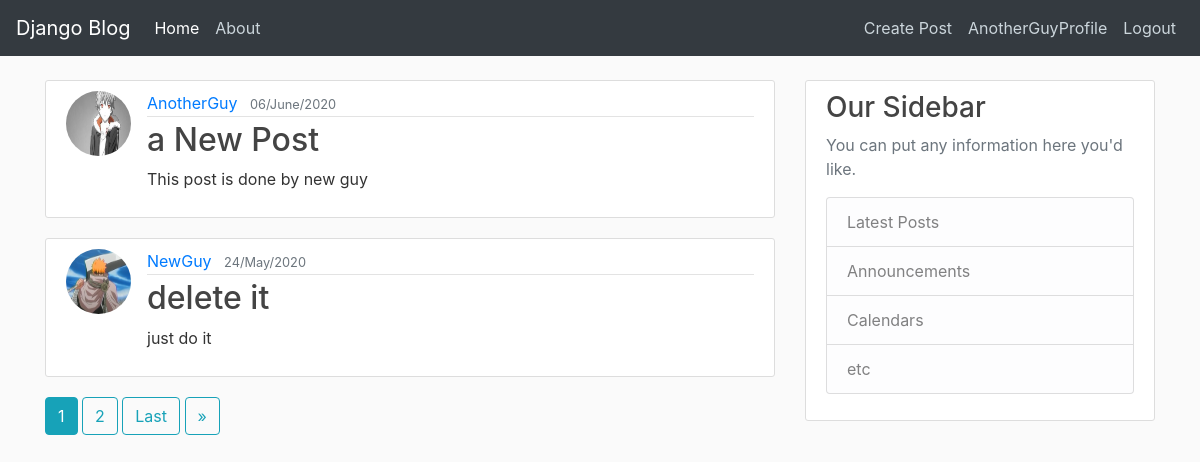
Screenshot of / (signed in) with the database file from the repository.
### blog/models.py (models this page shows, shortened)
class Post(models.Model):
    title=models.CharField(max_length=100)
    content=models.TextField()
    date_created=models.DateTimeField(default=timezone.now)
    likes=models.ManyToManyField(User,related_name='like',blank=True)
    comments=models.ManyToManyField(Comment,blank=True)
    author=models.ForeignKey(User,on_delete=models.CASCADE,related_name='author')

### users/models.py (models this page shows, shortened)
class Profile(models.Model):
    user=models.OneToOneField(User,on_delete=models.CASCADE)
    image=models.ImageField(default='./profile_pics/default.jpg',upload_to="profile_pics")

### blog/views.py (the view)
# urls.py: path('', views.PostListView.as_view(),name="blog-home"),
class PostListView(ListView):
    model=Post
    template_name='blog/home.html'
    context_object_name='posts'
    ordering=['-date_created']
    paginate_by=2

### blog/templates/blog/home.html (shortened to what this page needs)
{% extends "blog/base.html" %}
{% block content %}
    {% for post in posts %}
        <article class="media content-section">
          <img class="rounded-circle article-img" src="{{ post.author.profile.image.url }}">
          <div class="media-body">
            <div class="article-metadata">
              <a class="mr-2" href="{% url 'other-user' post.author %}">{{ post.author }}</a>
              <small class="text-muted">{{ post.date_created|date:"d/F/Y" }}</small>
            </div>
            <h2><a class="article-title" href="{% url 'post-details' post.id %}">{{ post.title }}</a></h2>
            <p class="article-content">{{ post.content }}</p>
          </div>
        </article>
    {% endfor %}
    {% if is_paginated %}
      {% for num in page_obj.paginator.page_range %}
        {% if page_obj.number == num %}
          <a class="btn btn-info mb-4" href="?page={{ num }}">{{ num }}</a>
        {% elif num > page_obj.number|add:'-3' and num < page_obj.number|add:'3' %}
          <a class="btn btn-outline-info mb-4" href="?page={{ num }}">{{ num }}</a>
        {% endif %}
      {% endfor %}
      {% if page_obj.has_next %}
        <a class="btn btn-outline-info mb-4" href="?page={{ page_obj.paginator.num_pages }}">Last</a>
        <a class="btn btn-outline-info mb-4" href="?page={{ page_obj.next_page_number }}">&raquo;</a>
      {% endif %}
    {% endif %}
{% endblock content %}

### blog/templates/blog/base.html (shortened to what this page needs)
{% load static %}
<!DOCTYPE html>
<html>
<head>
    <link rel="stylesheet" href="https://maxcdn.bootstrapcdn.com/bootstrap/4.0.0/css/bootstrap.min.css">
    <link rel="stylesheet" type="text/css" href="{% static 'blog/main.css' %}">
</head>
<body>
  <header class="site-header">
    <nav class="navbar navbar-expand-lg navbar-dark bg-dark fixed-top">
      <a class="navbar-brand" href="{% url 'blog-home' %}">Django Blog</a>
      <div class="collapse navbar-collapse" id="navbarColor02">
        <ul class="navbar-nav mr-auto">
          <li class="nav-item active">
            <a class="nav-item nav-link" href="{% url 'blog-home' %}">Home</a>
          </li>
          <li class="nav-item">
            <a class="nav-item nav-link" href="{% url 'blog-about' %}">About</a>
          </li>
        </ul>
        <div class="navbar-nav">
          {% if user.is_authenticated %}
          <a class="nav-item nav-link" href="{% url 'post-create' %}">Create Post</a>
          <a class="nav-item nav-link" href="{% url 'profile' %}">{{user.username}}Profile</a>
            <a class="nav-item nav-link" href="{% url 'logout' %}">Logout</a>
          {% else %}
            <a class="nav-item nav-link" href="{% url 'login' %}">Login</a>
            <a class="nav-item nav-link" href="{% url 'register' %}">Register</a>
          {% endif %}
        </div>
      </div>
    </nav>
  </header>
    <main role="main" class="container">
      <div class="row">
        <div class="col-md-8">
          {% block content %}{% endblock %}
        </div>
        <div class="col-md-4">
          <div class="content-section">
            <h3>Our Sidebar</h3>
            <p class='text-muted'>You can put any information here you'd like.
              <ul class="list-group">
                <li class="list-group-item list-group-item-light">Latest Posts</li>
                <li class="list-group-item list-group-item-light">Announcements</li>
                <li class="list-group-item list-group-item-light">Calendars</li>
                <li class="list-group-item list-group-item-light">etc</li>
              </ul>
            </p>
          </div>
        </div>
      </div>
    </main>
</body>
</html>

### blog/static/blog/main.css (style rules this page uses)
body { background: #fafafa; color: #333333; margin-top: 5rem; }
h1, h2, h3, h4, h5, h6 { color: #444444; }
ul { margin: 0; }
.site-header .navbar-nav .nav-link { color: #cbd5db; }
.content-section { background: #ffffff; padding: 10px 20px; border: 1px solid #dddddd; border-radius: 3px; margin-bottom: 20px; }
.article-title { color: #444444; }
.article-content { white-space: pre-line; }
.article-img { height: 65px; width: 65px; margin-right: 16px; }
.article-metadata { padding-bottom: 1px; margin-bottom: 4px; border-bottom: 1px solid #e3e3e3 }

### rows the page displays
Post: author.profile.image (placeholder picture), author "AnotherGuy", date_created "06/June/2020", title "a New Post", content "This post is done by new guy"
Post: author.profile.image (picture), author "NewGuy", date_created "24/May/2020", title "delete it", content "just do it"

### other values shown
{{ user.username }} "AnotherGuy"
{{ num }} "1"
{{ num }} "2"
